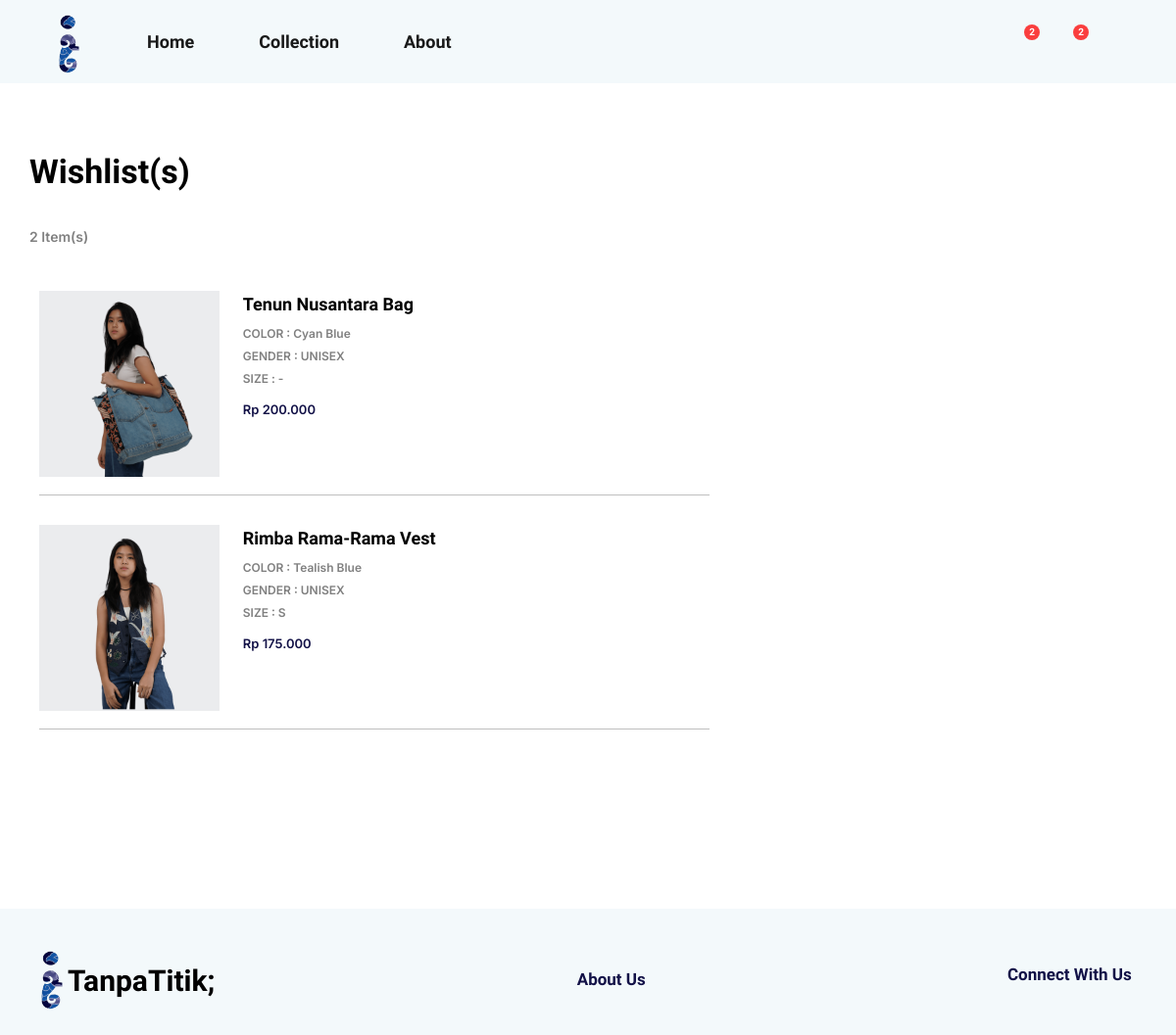
/wishlist/ (signed in), run on an earlier commit of the app's database.
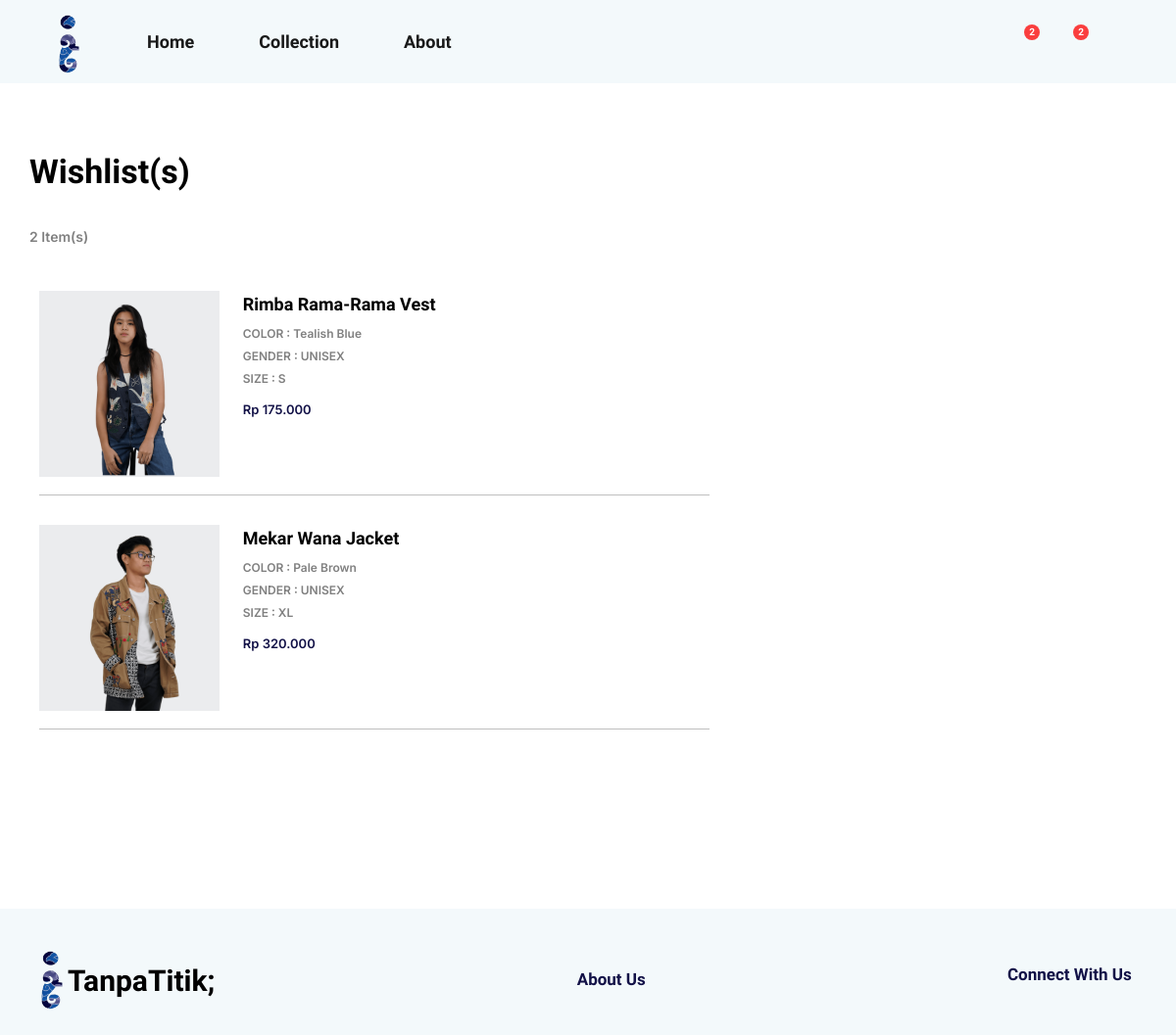
And on a later commit of the database.
### mainPage/models.py (models this page shows, shortened)
class Wishlist(models.Model):
    customer = models.ForeignKey(Customer,on_delete=models.CASCADE, blank=True, null=True)
    product = models.ForeignKey(Products,on_delete=models.CASCADE, blank=True, null=True)

class Products(models.Model):
    name = models.CharField(max_length=200)
    product_index = models.IntegerField(default=0)
    img = models.ImageField(null=True, blank=True, upload_to="images/")
    color_circle = models.CharField(null=True, blank=True, max_length=200) #charfield or array?
    gender = models.CharField(null=True, blank=True, max_length=200)
    price = models.IntegerField(null=True,blank=True)
    offer = models.BooleanField(default=False)
    date = models.DateField(auto_now_add=True)
    status = models.CharField(null=True, blank=True, max_length=200)
    bio = models.CharField(null=True, blank=True, max_length=200)
    type = models.CharField(null=True, blank=True, max_length=200)
    size = models.CharField(null=True, blank=True, max_length=200)
    color = models.CharField(null=True, blank=True, max_length=200)
    color_hex = models.CharField(null=True, blank=True, max_length=200)
    stock = models.IntegerField(null=True,blank=True)

### mainPage/views.py (the view)
# urls.py: path("wishlist/", views.wishlist, name="wishlist"),
def wishlist(request):
    logo = Additional.objects.get(name="logo")
    wishlist = Wishlist.objects.all()
    if request.user.is_authenticated:
        customer = request.user.customer
        order, created = Order.objects.get_or_create(customer=customer, current=True)
        customer_wishlist = Wishlist.objects.filter(customer=customer)
    else:
        customer = None
        order = {'get_cart_total':0, 'get_cart_items':0}
        customer_wishlist = []
    context = {"logo":logo,"wishlist":wishlist,"customer_wishlist":customer_wishlist,"customer":customer,"order":order,}
    return render(request, "main/wishlist.html", context)

### mainPage/models.py (called while the page is built)
    @property
    def wishlist_length(self):
        customer_wishlist = self.wishlist_set.all()
        return len(customer_wishlist)

    @property
    def get_cart_items(self):
        orderitems = self.orderitem_set.all()
        total = sum([item.quantity for item in orderitems]) #The total quantity of the cart (all OrderItems)
        return total

### mainPage/templatetags/custom_filters.py (called while the page is built)
@register.filter
def add_fullstop(value):
    if type(value) is str or type(value) is float :
        value = int(value)
    return format(value, ',d').replace(',', '.').strip('.')

### mainPage/templates/main/wishlist.html (shortened to what this page needs)
<!DOCTYPE html>
{% extends "main/base2.html" %}
{% load static %}
{% load custom_filters %}
    {% block head %}
    <link rel="stylesheet" type="text/css" href="{% static '/css/cart_wishlist/cart.css' %}">
    {% endblock head %}
    {% block content %}
    <div class="container cart-wishlist-content">
    <div class="cart-wishlist-heading"><div>Wishlist(s)</div></div>
    {% if user.is_authenticated %}
    <div class="wishlist-length">{{customer.wishlist_length}} Item(s)</div>
    <div class="cart-page">
        <div class="cart-page-1" style="min-height:350px;">
          {% if wishlist.count == 0 %}
          <div class="cart-empty" style="">
            <div class="cart-wishlist-heading" style="font-size:22px;margin-bottom:10px;">Your wishlist is currently empty</div>
            <a href="{% url 'home' %}#collection"><div class="checkout" style="width:200px;"><div class="but-text" style="font-size:15px;">DISCOVER MORE</div></div></a>
          </div>
          {% else %}
          {% for item in wishlist %}
          <a href="/product/{{item.product.id}}">
            <div class="cart-item">
              <div class="item-img">
                <img class="img_product img-cart-wishlist" src="{{item.product.img.url}}" alt="{{item.color_circle}}">
              </div>
              <div class="item-info">
                <div class="item-name-close" onclick="event.preventDefault()">
                  <div class="item-name">{{item.product.name}}</div>
                  <div class="item-close" data-bs-toggle="modal" data-bs-target="#exampleModal"></div>
                </div>
                <div class="color-size">COLOR : {{item.product.color}}</div>
                <div class="color-size" style="">GENDER : {{item.product.gender}}</div>
                <div class="color-size" style="margin-bottom:13px;">SIZE : {{item.product.size}}</div>
                {% if item.product.offer == False %}
                  <div class="item-price">Rp {{item.product.price|add_fullstop}}</div>
                {% else %}
                  <div class="item-price-old">Rp {{item.product.price|add_fullstop}}</div>
                  <div class="item-price-new">Rp {{item.product.products_offer.final_price|add_fullstop}}</div>
                {% endif %}
              </div>
            </div>
         </a>
          {% endfor %}
          {% endif %}
        </div>
      </div>
      {% else %}
        <div class="cart-empty">
          <div class="cart-wishlist-heading" style="font-size:22px;margin-bottom:10px;">Please Login to Begin Shopping</div>
          <a href="{% url 'login_page' %}#collection"><div class="checkout" style="width:200px;"><div class="but-text" style="font-size:15px;">LOG IN</div></div></a>
        </div>
      {% endif %}
    </div>
    {% endblock %}

What changed in the data, as far as the page shows it:
removed Wishlist: product.img (picture), product.name "Tenun Nusantara Bag", product.color "Cyan Blue", product.gender "UNISEX", product.size "-", product.price|add_fullstop "200.000"
added Wishlist: product.img (picture), product.name "Mekar Wana Jacket", product.color "Pale Brown", product.gender "UNISEX", product.size "XL", product.price|add_fullstop "320.000"
